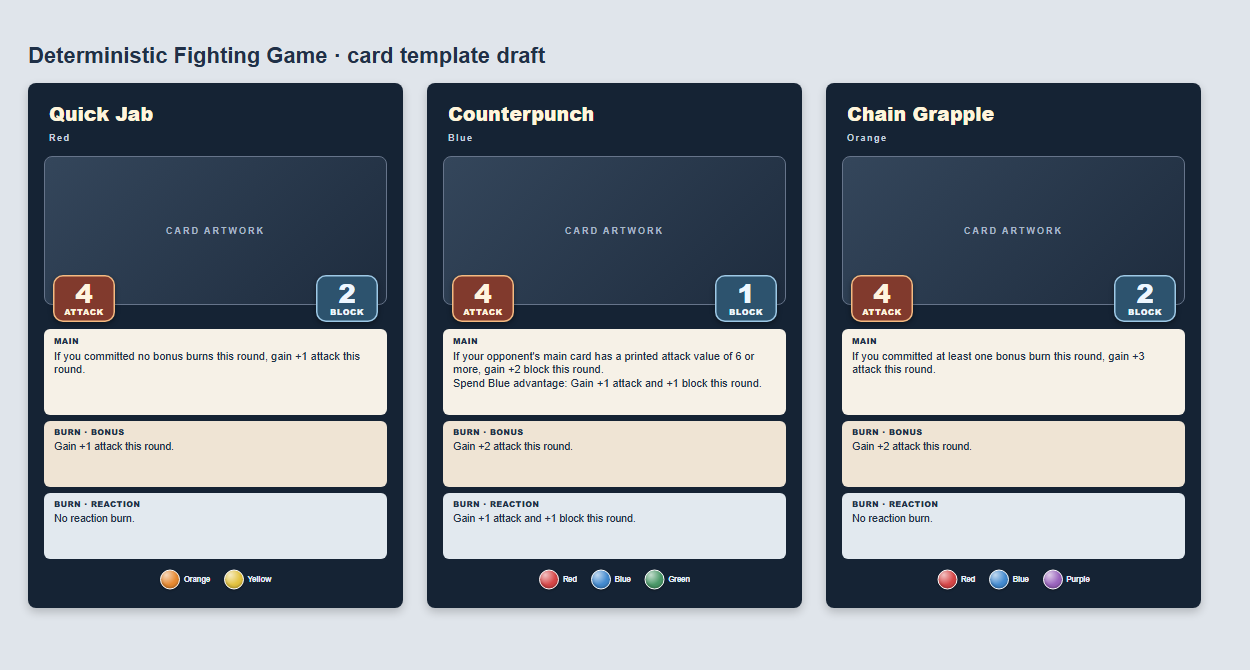
#> input picture DevTools/CardEditor/template-chromium.png, 1250 x 670 px
$ python convert-fighter-idle.py CardEditor/template-chromium.png
#> lines starting #> are read from the running program, lines starting #| are printed output that depends on the picture
"""Convert black-backed Kling videos/stills to transparent, looping WebP.

Requires: pip install opencv-python numpy pillow
Adapted from convert-mov-to-transparent-webp.py and remove-black-bg-png.py.
Example:
  python DevTools/convert-fighter-idle.py DFGSim/assets/fighter-blue-idle.mp4 --height 640 --ping-pong
"""

import argparse
from pathlib import Path

import cv2
import numpy as np
from PIL import Image


def remove_background(image, threshold=12, feather=8):
    """Key edge-connected near-black while preserving enclosed dark details."""
    rgba = np.array(image.convert("RGBA"))
    value = rgba[:, :, :3].max(axis=2).astype(np.float32)
    candidate = (value <= threshold + feather).astype(np.uint8)
    _, labels = cv2.connectedComponents(candidate, connectivity=8)
    border = np.unique(np.concatenate((labels[0], labels[-1], labels[:, 0], labels[:, -1])))
    border = border[border != 0]
    background = np.isin(labels, border)
    if feather:
        alpha = np.clip((value - threshold) / feather, 0, 1) * 255
    else:
        alpha = np.where(value > threshold, 255, 0)
    rgba[:, :, 3] = np.minimum(rgba[:, :, 3], np.where(background, alpha, 255)).astype(np.uint8)
    # Avoid colored fringes in viewers that inspect transparent RGB values.
    rgba[rgba[:, :, 3] == 0, :3] = 0
    return Image.fromarray(rgba)


def read_frames(path, fps):
    if path.suffix.lower() in {".png", ".jpg", ".jpeg", ".bmp"}:
        with Image.open(path) as image:
            return [image.convert("RGBA")], [1000]
    cap = cv2.VideoCapture(str(path))
    if not cap.isOpened():
        raise ValueError(f"Cannot open video: {path}")
    source_fps = cap.get(cv2.CAP_PROP_FPS)
    if not np.isfinite(source_fps) or source_fps <= 0:
        cap.release()
        raise ValueError("Video has no valid frame rate")
    frames, times = [], []
    index, next_time = 0, 0.0
    try:
        while True:
            ok, frame = cap.read()
            if not ok:
                break
            time = index / source_fps
            if time + 1e-8 >= next_time:
                frames.append(Image.fromarray(cv2.cvtColor(frame, cv2.COLOR_BGR2RGB)))
                times.append(round(time * 1000))
                next_time += 1 / min(fps, source_fps)
            index += 1
    finally:
        cap.release()
    if not frames:
        raise ValueError("No frames decoded")
    # Source timestamps preserve playback speed even for non-integer FPS ratios.
    end = round(index / source_fps * 1000)
    durations = [max(1, b - a) for a, b in zip(times, times[1:] + [end])]
    return frames, durations


def convert(source, destination, *, fps=12, height=480, threshold=12, feather=8,
            ping_pong=False, force=False, quality=90, lossless=False, speed=1.0, loop_count=0):
    source, destination = Path(source), Path(destination)
    if source.resolve() == destination.resolve():
        raise ValueError("Input and output must be different files")
    if destination.suffix.lower() != ".webp":
        raise ValueError("Output must have a .webp extension")
    if destination.exists() and not force:
        raise FileExistsError(f"Output exists (use --force to replace): {destination}")
    if not source.is_file():
        raise ValueError(f"Input does not exist: {source}")
    if not 1 <= fps <= 60 or height < 1:
        raise ValueError("FPS must be 1..60 and height must be positive")
    if not 0 <= threshold <= 255 or not 0 <= feather <= 255 - threshold:
        raise ValueError("Threshold and feather must be nonnegative and sum to <= 255")
    if not 0 <= quality <= 100:
        raise ValueError("Quality must be 0..100")
    if not np.isfinite(speed) or speed <= 0:
        raise ValueError("Speed must be a finite positive multiplier")
    if not isinstance(loop_count, int) or not 0 <= loop_count <= 65535:
        raise ValueError("Loop count must be an integer from 0 to 65535")
    raw, durations = read_frames(source, fps)
    frames = []
    size = None
    for image in raw:
        frame = remove_background(image, threshold, feather)
        if size is None:
            scale = min(1, height / frame.height)
            size = (max(1, round(frame.width * scale)), max(1, round(frame.height * scale)))
        if frame.size != size:
            frame = frame.resize(size, Image.Resampling.LANCZOS)
        frames.append(frame)
    del raw
    if not any(frame.getchannel("A").getextrema()[0] == 0 for frame in frames):
        raise ValueError("No transparent background detected; inspect source/threshold before exporting")
    if not any(frame.getchannel("A").getextrema()[1] > 0 for frame in frames):
        raise ValueError("All frames are transparent; inspect source/threshold")
    # Forward then reverse without duplicating endpoints: no jump at loop boundary.
    if ping_pong and len(frames) > 2:
        frames += frames[-2:0:-1]
        durations += durations[-2:0:-1]
    # Scale cumulative timestamps to avoid accumulating per-frame rounding errors.
    times = [0] + [round(int(time) / speed) for time in np.cumsum(durations)]
    durations = [b - a for a, b in zip(times, times[1:])]
    if min(durations) < 10:
        raise ValueError("Speed is too high: frame durations below 10 ms are unreliable in browsers")
    destination.parent.mkdir(parents=True, exist_ok=True)
    frames[0].save(destination, format="WEBP", save_all=True, append_images=frames[1:],
                   duration=durations, loop=loop_count, lossless=lossless, quality=quality, method=4)
    # Verify the encoded artifact, including timing and alpha, not just in-memory frames.
    with Image.open(destination) as result:
        encoded_duration = 0
        for index in range(result.n_frames):
            result.seek(index)
            result.load()
            encoded_duration += result.info.get("duration", 0)
            alpha = result.convert("RGBA").getchannel("A")
            if alpha.getextrema()[0] != 0:
                raise ValueError(f"Encoded frame {index} lost background transparency")
        if len(frames) > 1 and encoded_duration != sum(durations):
            raise ValueError("Encoded animation timing does not match requested playback timing")
        print(f"{destination}: {result.width}x{result.height}, {result.n_frames} frames, "
              f"{encoded_duration} ms, transparent alpha, {destination.stat().st_size:,} bytes")


def main():
    parser = argparse.ArgumentParser(description=__doc__)
    parser.add_argument("input", type=Path)
    parser.add_argument("output", nargs="?", type=Path, help="Default: <input>-transparent.webp")
    parser.add_argument("--fps", type=float, default=12)
    parser.add_argument("--speed", type=float, default=1.0, help="Playback multiplier: 1.5 plays all sampled frames 50%% faster")
    parser.add_argument("--loop-count", type=int, default=0, help="0 loops forever (idle); 1 plays once (reaction)")
    parser.add_argument("--height", type=int, default=480, help="Maximum height; aspect ratio is preserved")
    parser.add_argument("--quality", type=int, default=90, help="WebP color quality; alpha is encoded losslessly")
    parser.add_argument("--lossless", action="store_true", help="Use lossless color encoding (larger files)")
    parser.add_argument("--threshold", type=int, default=12)
    parser.add_argument("--feather", type=int, default=8)
    parser.add_argument("--ping-pong", action="store_true", help="Append reversed motion for a continuous loop (nearly doubles duration)")
    parser.add_argument("--force", action="store_true")
    args = parser.parse_args()
    try:
        convert(args.input, args.output or args.input.with_name(args.input.stem + "-transparent.webp"),
                fps=args.fps, height=args.height, threshold=args.threshold, feather=args.feather,
                ping_pong=args.ping_pong, force=args.force, quality=args.quality, lossless=args.lossless,
                speed=args.speed, loop_count=args.loop_count)
#> in read_frames, image is the input picture: PIL image 1250x670 RGB; mean R, G, B 143, 149.5, 157
#> in convert, `raw, durations = read_frames(source, fps)`: raw = 1 item; durations = [1000]
#> in remove_background, `value = rgba[:, :, :3].max(axis=2).astype(np.float32)`:
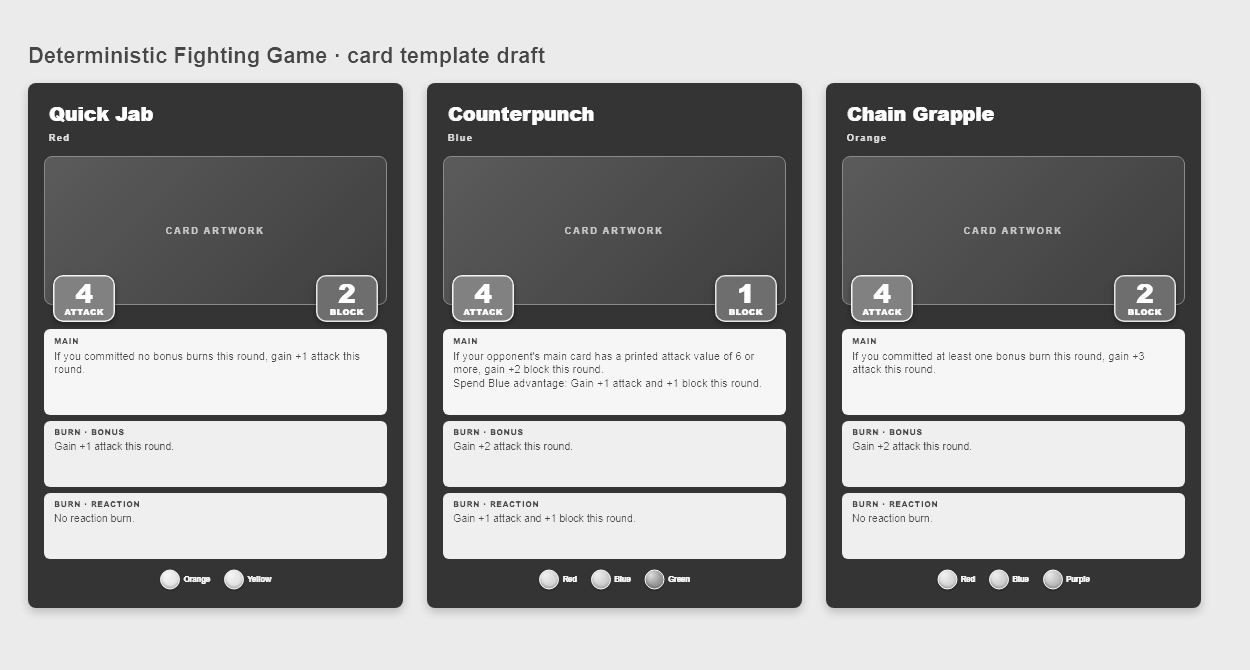
#> value: shape (670, 1250) float32; min 37, max 255, mean 162.4
#> in remove_background, `candidate = (value <= threshold + feather).astype(np.uint8)`: candidate: shape (670, 1250); every value is 0
#> in remove_background, `_, labels = cv2.connectedComponents(candidate, connectivity=8)`: labels: shape (670, 1250) int32; every value is 0
#> in remove_background, `border = np.unique(np.concatenate((labels[0], labels[-1], labels[:, 0]..`: border = [0]
#> in remove_background, `border = border[border != 0]`: border = empty array
#> in remove_background, `alpha = np.clip((value - threshold) / feather, 0, 1) * 255`: alpha: shape (670, 1250) float32; every value is 255
#> in convert, `frame = frame.resize(size, Image.Resampling.LANCZOS)`:
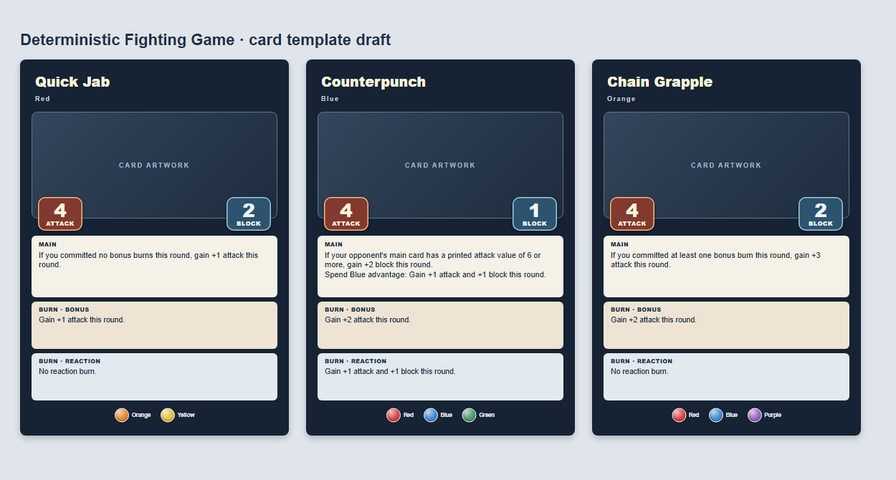
#> frame: PIL image 896x480 RGBA; mean R, G, B, A 142.9, 149.5, 157, 255
    except (ValueError, OSError) as error:
#> (the run stopped early here; a loop or call above may not have finished)
